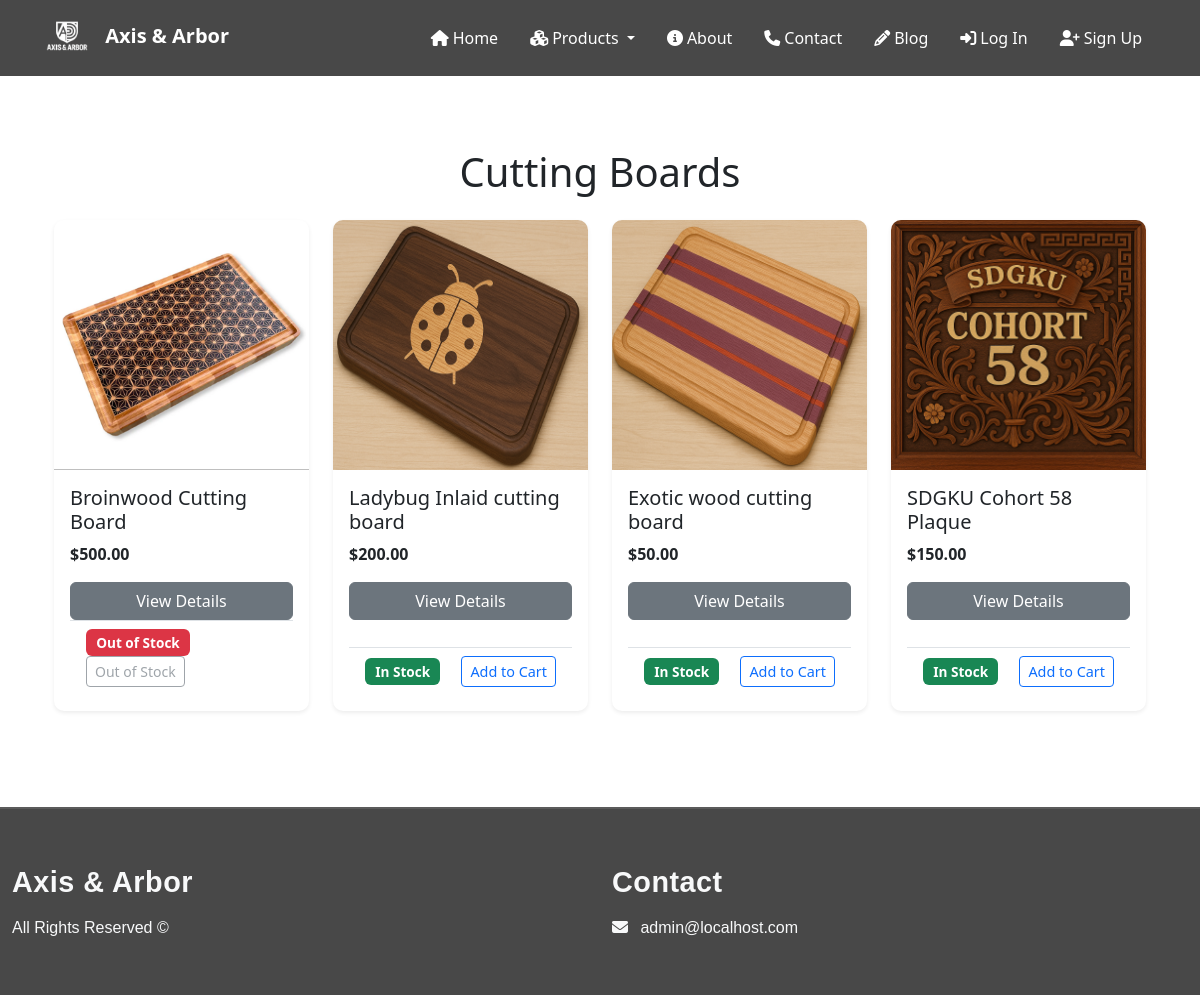
Page /store/products/ on the committed database.
### store/models.py (models this page shows, shortened)
class Product(models.Model):
    image = models.ImageField(upload_to='product_images/')
    name = models.CharField(max_length=100)
    description = models.TextField()
    price = models.DecimalField(max_digits=10, decimal_places=2)
    stock = models.IntegerField()

### store/views.py (the view)
# urls.py: path("products/", views.Productlist.as_view(), name="product_list"),
class Productlist(ListView):
    model =  Product
    template_name = "store/list.html"

### cart/context_processors.py (called while the page is built)
def cart_total(request):
    total_items = 0
    if request.user.is_authenticated:
        cart, _ = Cart.objects.get_or_create(user=request.user)
        total_items = sum(item.quantity for item in cart.items.all())
    return {'cart_total_items': total_items}

### templates/store/list.html (shortened to what this page needs)
{% extends "base.html" %}
{% load static %}
{% block css %}
<link rel="stylesheet" href="{% static 'css/list.css' %}">
{% endblock %}
{% block content %}
<div class="products container py-5">
    <h1 class="text-center mb-4">Cutting Boards</h1>
    <div class="row">
        {% for product in product_list %}
        <div class="col-lg-3 col-sm-12 mb-4">
            <div class="card h-100 shadow-sm">
                <img src="{{ product.image.url }}" class="card-img-top" alt="{{ product.name }}" loading="lazy">
                <div class="card-body d-flex flex-column">
                    <h5 class="card-title">{{ product.name }}</h5>
                    <p class="card-text fw-bold">${{ product.price }}</p>
                    <a href="{% url 'product_detail' product.id %}" class="btn btn-secondary">View Details</a>
                    <div
                        class="card-footer bg-white border-top mt-auto d-flex justify-content-between align-items-center flex-wrap">
                        {% if product.stock > 0 %}
                        <span class="badge bg-success">In Stock</span>
                        <a href="{% url 'cart:add_to_cart' product.id %}"
                            class="btn btn-outline-primary btn-sm mt-2 mt-sm-0">
                            Add to Cart
                        </a>
                        {% else %}
                        <span class="badge bg-danger">Out of Stock</span>
                        <button class="btn btn-outline-secondary btn-sm mt-2 mt-sm-0" disabled>
                            Out of Stock
                        </button>
                        {% endif %}
                    </div>
                </div>
            </div>
        </div>
        {% endfor %}
    </div>
</div>
{% endblock %}

### static/css/list.css (style rules this page uses)
.products { max-width: 1200px; margin: 0 auto; }
.card { border: none; border-radius: 10px; transition: transform 0.2s ease, box-shadow 0.2s ease; }
.card-img-top { width: 100%; height: 250px; object-fit: fill; border-top-left-radius: 10px; border-top-right-radius: 10px; }
.card-body { display: flex; flex-direction: column; justify-content: space-between; padding: 1rem; }
.card-footer { background-color: transparent; border-top: none; margin-top: auto; }
.card-footer .badge { font-size: 0.85rem; padding: 0.5em 0.75em; }
.btn-outline-primary { font-size: 0.9rem; margin-left: 10px; }

### rows in the picture
Product: image (picture), name "Broinwood Cutting Board", price "500.00", stock "Out of Stock"
Product: image (picture), name "Ladybug Inlaid cutting board", price "200.00", stock "In Stock"
Product: image (picture), name "Exotic wood cutting board", price "50.00", stock "In Stock"
Product: image (picture), name "SDGKU Cohort 58 Plaque", price "150.00", stock "In Stock"
